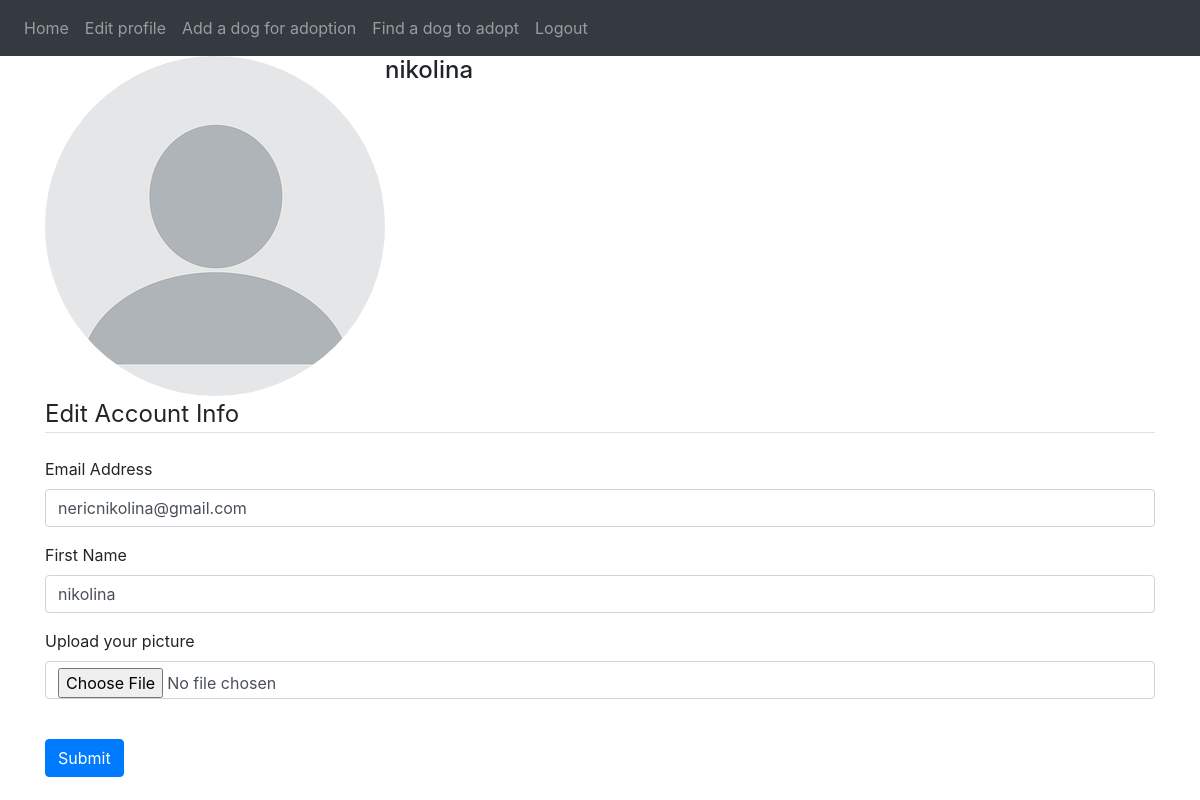
The page /set-profile (signed in) on the database as committed earlier.
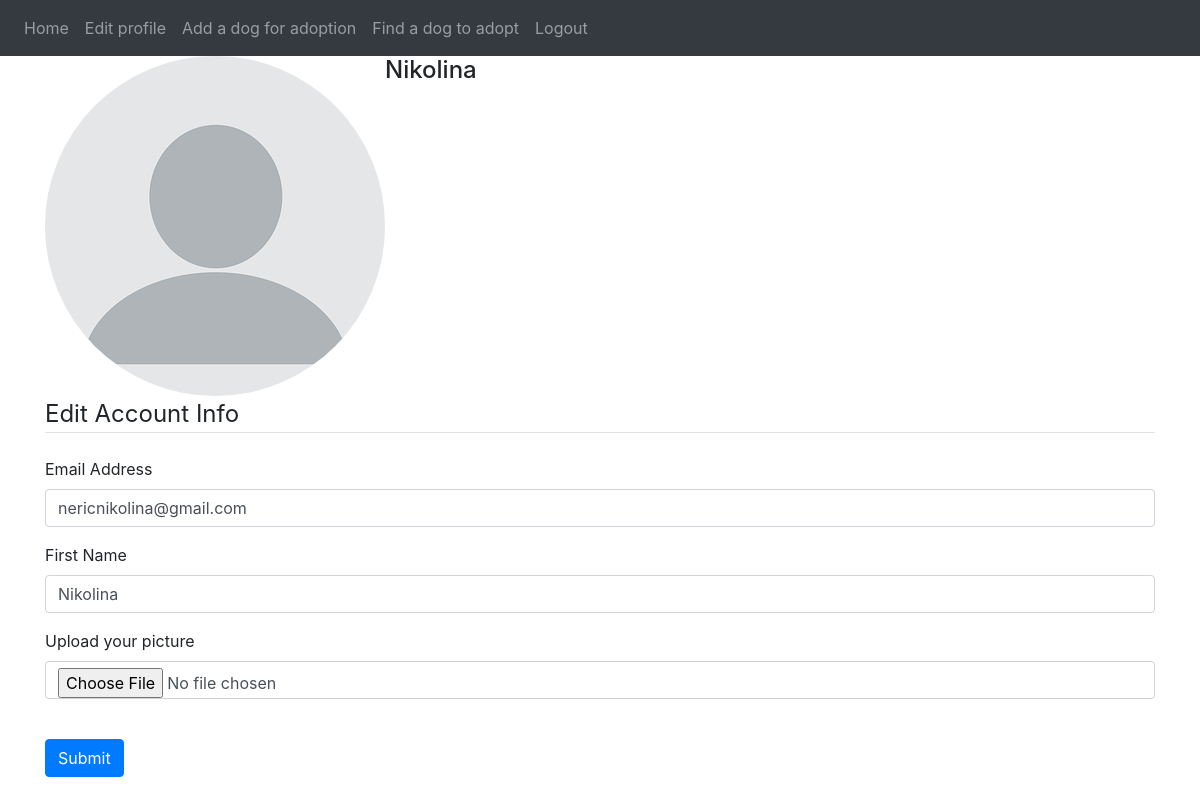
The same page on the database as committed later.
### website/models.py (models this page shows, shortened)
class User(db.Model, UserMixin):
    id = db.Column(db.Integer, primary_key = True)
    email = db.Column(db.String(150), unique = True)
    password = db.Column(db.String(150))
    first_name = db.Column(db.String(150))
    image_file = db.Column(db.String(150), nullable=False, default='default.jpg')
    notes = db.relationship('Note')
    user_info = db.relationship('UserInfo', backref = 'user', uselist = False)

### website/views.py (the view)
@login_required
def set_profile():
    form = UserSetUp()
    image_file = url_for('static', filename='profile_pics/' + current_user.image_file)
    if form.validate_on_submit():
        if form.data['picture']:
            profile_pic = save_picture(form.picture.data)
            previous_pic = current_user.image_file
            if previous_pic != "default.jpg":
                os.remove(current_app.root_path + '/static/profile_pics/' + previous_pic)
            current_user.image_file = profile_pic
        current_user.email = form.data['email']
        current_user.first_name = form.data['first_name']
        db.session.commit()
        flash('Your account has been updated!', 'success')
        return redirect(url_for('set_profile'))
    elif request.method == 'GET':
        form.first_name.data = current_user.first_name
        form.email.data = current_user.email
    return render_template('set_profile.html', user = current_user, form= form, image_file = image_file)

### website/user_form.py
class UserSetUp(FlaskForm):
    first_name = StringField('First name', validators = [Length(min=2, max=20)])
    email = EmailField('Email')
    picture = FileField('Update Profile Picture', validators=[FileAllowed(['jpg','png','jpeg'])])

### website/templates/set_profile.html (shortened to what this page needs)
{% extends "base.html" %} {% block title %}Set up your profile{% endblock %}
{% block content %}
<div class="content-section">
    <div class="media">
        <img class="rounded-circle account-img" src="{{ image_file }}">
      <div class="media-body">
        <h4 class="account-heading">{{ current_user.first_name }}</h4>
      </div>
    </div>
    <form method="POST" action="" enctype="multipart/form-data">
        <fieldset class="form-group">
          <legend class="border-bottom mb-4">Edit Account Info</legend>
        <div class="form-group">
          <label for="email">Email Address</label>
          {{ form.email(autofocus=True, class='form-control') }}
        </div>
        <div class="form-group">
          <label for="first_name">First Name</label>
          {{ form.first_name(autofocus=True, class='form-control') }}
        </div>
        <div class="form-group">
          <label for="picture">Upload your picture</label>
          {{ form.picture(autofocus=True, class="form-control") }}
        </div>
        <br />
        <button type="submit" class="btn btn-primary">Submit</button>
      </form>
      {% endblock %}

### website/templates/base.html (shortened to what this page needs)
<!DOCTYPE html>
<html>
  <head>
    <link
      rel="stylesheet"
      href="https://stackpath.bootstrapcdn.com/bootstrap/4.4.1/css/bootstrap.min.css"
    />
    <link
      rel="stylesheet"
      href="https://stackpath.bootstrapcdn.com/font-awesome/4.7.0/css/font-awesome.min.css"
    />
  </head>
  <body>
    <nav class="navbar navbar-expand-lg navbar-dark bg-dark">
      <div class="collapse navbar-collapse" id="navbar">
        <div class="navbar-nav">
          {% if user.is_authenticated %}
          <a class="nav-item nav-link" id="home" href="/home">Home</a>
          <a class="nav-item nav-link" id="set-profile" href="/set-profile">Edit profile</a>
          <a class="nav-item nav-link" id="viewall" href="/post/new">Add a dog for adoption</a>
          <a class="nav-item nav-link" id="viewall" href="/viewall">Find a dog to adopt</a>
          <a class="nav-item nav-link" id="logout" href="/logout">Logout</a>
          {% else %}
          <a class="nav-item nav-link" id="login" href="/login">Login</a>
          <a class="nav-item nav-link" id="signUp" href="/sign-up">Sign Up</a>
          {% endif %}
        </div>
      </div>
    </nav>
    <div class="container">{% block content %} {% endblock %}</div>
  </body>
</html>

Rows that differ between the two databases and show on the page:
changed User "nericnikolina@gmail.com": first_name "nikolina" → "Nikolina"
